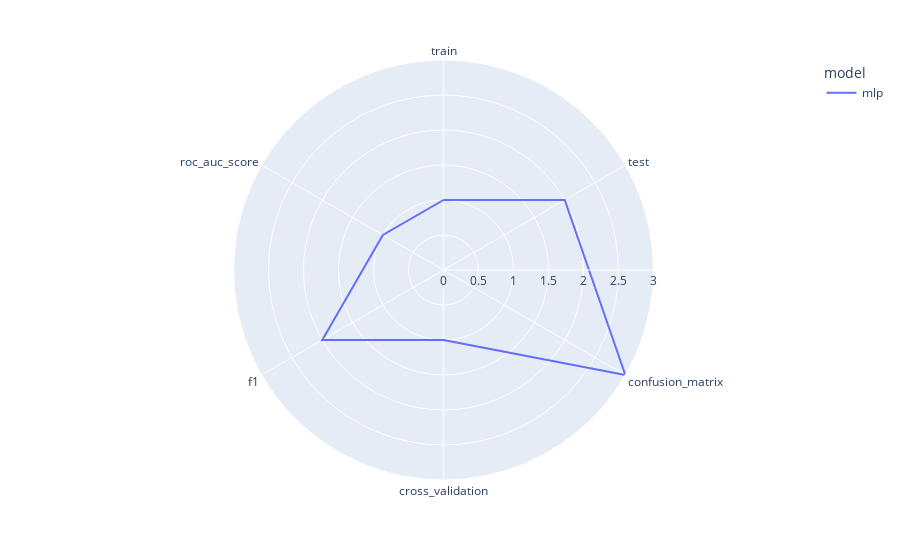

Notebook code cell kept with this figure:
### Code cell
df = pd.DataFrame(data={"metric": [
	"train", "test", "confusion_matrix", "cross_validation", "f1", "roc_auc_score"
	], "model": [
		"mlp", "mlp", "mlp", "mlp", "mlp", "mlp"
	], "place": [
			1, 2, 3, 1, 2, 1
	]})
fig = px.line_polar(df, r="place", theta="metric", color="model", line_close=True)
fig.show()

### Figure 1 — Plotly figure (JSON) as saved in the notebook; plotly's stock layout.template omitted (floating-point values rounded to 4 significant figures)
{"data": [{"hovertemplate": "model=mlp<br>place=%{r}<br>metric=%{theta}<extra></extra>", "legendgroup": "mlp", "line": {"color": "#636efa", "dash": "solid"}, "marker": {"symbol": "circle"}, "mode": "lines", "name": "mlp", "r": [1, 2, 3, 1, 2, 1, 1], "showlegend": true, "subplot": "polar", "theta": ["train", "test", "confusion_matrix", "cross_validation", "f1", "roc_auc_score", "train"], "type": "scatterpolar"}], "layout": {"legend": {"title": {"text": "model"}, "tracegroupgap": 0}, "margin": {"t": 60}, "polar": {"angularaxis": {"direction": "clockwise", "rotation": 90}, "domain": {"x": [0, 1], "y": [0, 1]}}}}
